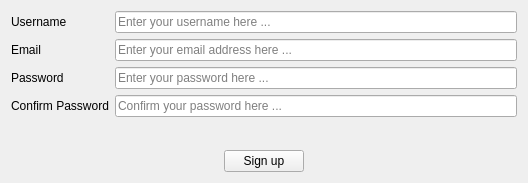
<?xml version="1.0" encoding="UTF-8"?>
<ui version="4.0">
 <class>SignUpForm</class>
 <widget class="QWidget" name="SignUpForm">
  <property name="geometry">
   <rect>
    <x>0</x>
    <y>0</y>
    <width>528</width>
    <height>183</height>
   </rect>
  </property>
  <property name="maximumSize">
   <size>
    <width>16777215</width>
    <height>250</height>
   </size>
  </property>
  <property name="windowTitle">
   <string>Sign Up Form</string>
  </property>
  <layout class="QVBoxLayout" name="verticalLayout_2">
   <item>
    <layout class="QGridLayout" name="gridLayout">
     <item row="1" column="0">
      <widget class="QLabel" name="email_label">
       <property name="text">
        <string>Email</string>
       </property>
      </widget>
     </item>
     <item row="3" column="1">
      <widget class="QLineEdit" name="confirm_password_line_edit">
       <property name="text">
        <string/>
       </property>
       <property name="echoMode">
        <enum>QLineEdit::Password</enum>
       </property>
       <property name="placeholderText">
        <string>Confirm your password here ...</string>
       </property>
      </widget>
     </item>
     <item row="2" column="0">
      <widget class="QLabel" name="password_label">
       <property name="text">
        <string>Password</string>
       </property>
      </widget>
     </item>
     <item row="1" column="1">
      <widget class="QLineEdit" name="email_line_edit">
       <property name="placeholderText">
        <string>Enter your email address here ...</string>
       </property>
      </widget>
     </item>
     <item row="0" column="1">
      <widget class="QLineEdit" name="username_line_edit">
       <property name="placeholderText">
        <string>Enter your username here ...</string>
       </property>
      </widget>
     </item>
     <item row="0" column="0">
      <widget class="QLabel" name="username_label">
       <property name="text">
        <string>Username</string>
       </property>
      </widget>
     </item>
     <item row="3" column="0">
      <widget class="QLabel" name="confirm_password_label">
       <property name="text">
        <string>Confirm Password</string>
       </property>
      </widget>
     </item>
     <item row="2" column="1">
      <widget class="QLineEdit" name="password_line_edit">
       <property name="text">
        <string/>
       </property>
       <property name="echoMode">
        <enum>QLineEdit::Password</enum>
       </property>
       <property name="placeholderText">
        <string>Enter your password here ...</string>
       </property>
      </widget>
     </item>
    </layout>
   </item>
   <item>
    <spacer name="verticalSpacer">
     <property name="orientation">
      <enum>Qt::Vertical</enum>
     </property>
     <property name="sizeHint" stdset="0">
      <size>
       <width>20</width>
       <height>40</height>
      </size>
     </property>
    </spacer>
   </item>
   <item>
    <layout class="QHBoxLayout" name="horizontalLayout">
     <item>
      <spacer name="horizontalSpacer">
       <property name="orientation">
        <enum>Qt::Horizontal</enum>
       </property>
       <property name="sizeHint" stdset="0">
        <size>
         <width>40</width>
         <height>20</height>
        </size>
       </property>
      </spacer>
     </item>
     <item>
      <widget class="QPushButton" name="sign_up_user_button">
       <property name="text">
        <string>Sign up</string>
       </property>
      </widget>
     </item>
     <item>
      <spacer name="horizontalSpacer_2">
       <property name="orientation">
        <enum>Qt::Horizontal</enum>
       </property>
       <property name="sizeHint" stdset="0">
        <size>
         <width>40</width>
         <height>20</height>
        </size>
       </property>
      </spacer>
     </item>
    </layout>
   </item>
  </layout>
 </widget>
 <tabstops>
  <tabstop>username_line_edit</tabstop>
  <tabstop>email_line_edit</tabstop>
  <tabstop>password_line_edit</tabstop>
  <tabstop>confirm_password_line_edit</tabstop>
  <tabstop>sign_up_user_button</tabstop>
 </tabstops>
 <resources/>
 <connections/>
</ui>
